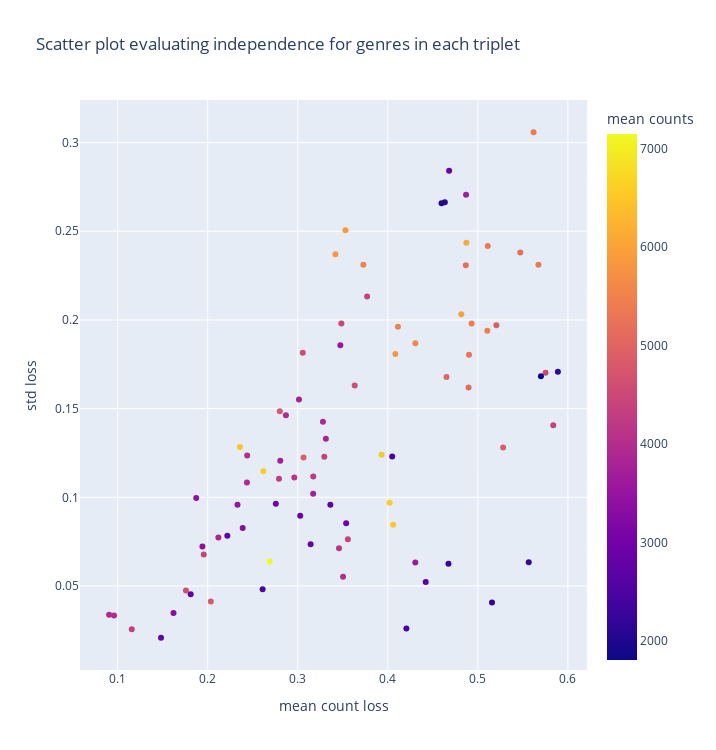

Here is the notebook cell this chart was saved with:
### Code cell
evaluation_df = pd.concat([mean_loss,genre_loss_std,mean_count],axis=1)
evaluation_df.columns = ['mean count loss', 'std loss', 'mean counts']
fig = px.scatter(evaluation_df , x = 'mean count loss', y = 'std loss', color = 'mean counts', title="Scatter plot evaluating independence for genres in each triplet", width=716, height=750, hover_name = list(mean_count.index))
fig.show()
